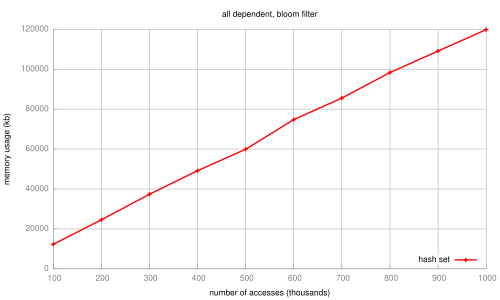

This figure's gnuplot source:
set terminal pdf
set output 'dissertation-gnuplottex-fig37.pdf'
load '../dynamic/formatted-results/vector-survey-0.8/hash-memory.gnuplot'
